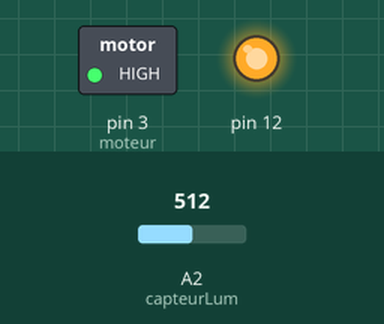
The sketch below on a simulated Arduino Uno, built with avr-gcc and run on an emulated ATmega328P. Shown: switched loads named in the sketch (green lamp = pin HIGH), output pins drawn as LEDs (lit = HIGH). The test bench sets the inputs (shaded band); at power-on: A2 (capteurLum) = 512.

Above: at 1.2 s.
1.3 s: A2 (capteurLum) set to 311
2.8 s: A2 (capteurLum) set to 285
At 3.8 s:
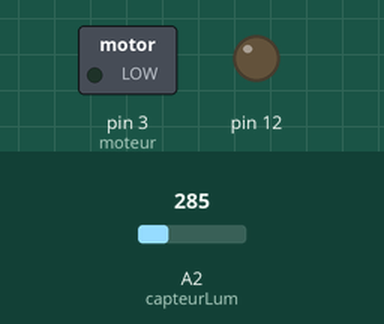
4.3 s: A2 (capteurLum) set to 306
At 5.0 s:
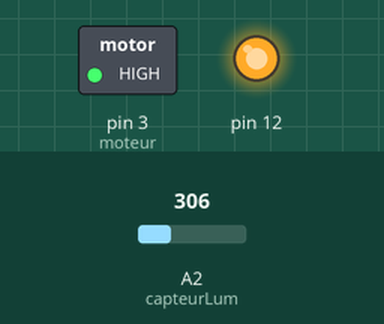
5.8 s: A2 (capteurLum) set to 290
At 6.1 s:
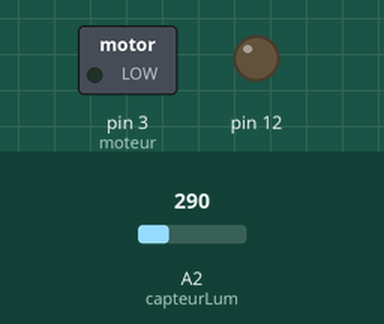
Timing chart, 0 to 8.3 s (numbered marks = the images above; inputs shaded):
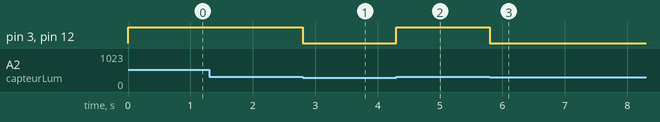

The sketch:

test_Moteur_lum.ino
```cpp
#include <SoftwareSerial.h>

const int capteurLum = A2;
int captLum = analogRead(capteurLum);
const int seuil = 300;
const int moteur = 3;
const int vitesseMoteur = 50;


void setup() {
  // put your setup code here, to run once:
pinMode(12,OUTPUT);
//direction
  pinMode(moteur,OUTPUT);
//setup capteurs

pinMode(capteurLum,INPUT);
}

void loop() {
  // put your main code here, to run repeatedly:
  captLum = analogRead(capteurLum);

  while(captLum>seuil){

    digitalWrite(12,HIGH);
    analogWrite(moteur,255);
    captLum = analogRead(capteurLum);
  }
  digitalWrite(12,LOW);
  analogWrite(moteur,0);
}
```

Measured:
- the behaviour switches between 301 and 300 on A2 (capteurLum) (found by bisection; images 0 and 1)
- after the input at 1.3 s, every drawn part: stays the same
- after the input at 2.8 s, pin 3 (moteur), pin 12: HIGH → LOW at once
- after the input at 4.3 s, pin 3 (moteur), pin 12: LOW → HIGH at once
- after the input at 5.8 s, pin 3 (moteur), pin 12: HIGH → LOW at once
